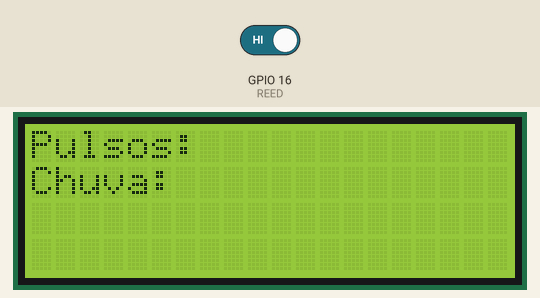
The sketch below on a simulated ESP32. Parts: 20×4 character LCD. Inputs (shaded band) come from the test bench; at power-on: GPIO 16 (REED) HIGH. WiFi joins after 1.5 s; servers stay silent unless stated; what the sketch prints to the serial monitor is not drawn.

Above: at 0.1 s.
At 2.7 s:
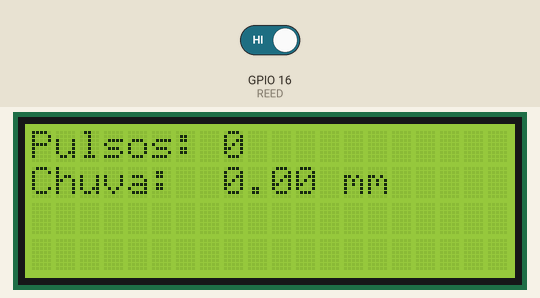
2.8 s: GPIO 16 (REED) driven LOW
At 4.8 s:
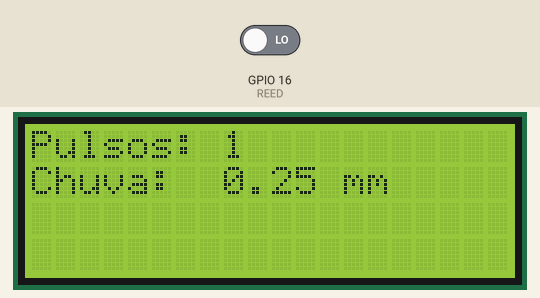
Timing chart, 0 to 6.3 s (numbered marks = the images above; inputs shaded):
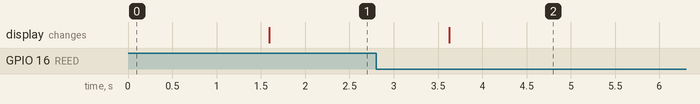

The sketch:

pluviometro_thingspeak.ino
```cpp
#include <WiFi.h>
#include <HTTPClient.h>
#include <LiquidCrystal_I2C.h>

// Configurações da rede Wi-Fi
const char* ssid = "loirinhoshibuya";
const char* password = "ilhadoqueijo";

// Configurações do ThingSpeak
const char* thingspeakHost = "api.thingspeak.com";
const unsigned long thingspeakChannelID = 2983679;
const char* thingspeakApiKey = "YAJ133RIM122UJAX";

// Inicialização do LCD (endereço I2C padrão)
LiquidCrystal_I2C lcd(0x27, 20, 4);

// Pino do Reed Switch
const int REED = 16;

// Variáveis de contagem de pulsos e tempo
volatile int REEDCOUNT = 0;
unsigned long lastSendTime = 0;
const long sendInterval = 60000; // Envia dados a cada 60 segundos

// Interrupção que conta pulsos do Reed Switch
void IRAM_ATTR handleReedInterrupt() {
  REEDCOUNT++;
}

void setup() {
  Serial.begin(115200);

  lcd.init();
  lcd.backlight();
  lcd.setCursor(0, 0);
  lcd.print("Pulsos: ");
  lcd.setCursor(0, 1);
  lcd.print("Chuva: ");

  // Conexão Wi-Fi
  WiFi.begin(ssid, password);
  while (WiFi.status() != WL_CONNECTED) {
    delay(500);
    Serial.print(".");
  }
  Serial.println("\nWi-Fi conectado!");
  Serial.print("IP: ");
  Serial.println(WiFi.localIP());

  pinMode(REED, INPUT_PULLUP);
  attachInterrupt(digitalPinToInterrupt(REED), handleReedInterrupt, FALLING);
}

void loop() {
  float chuva_mm = REEDCOUNT * 0.25;

  // Exibe no Serial Monitor
  Serial.printf("Pulsos: %d | Chuva: %.2f mm\n", REEDCOUNT, chuva_mm);

  // Exibe no LCD
  lcd.setCursor(8, 0);
  lcd.print(REEDCOUNT);
  lcd.print("   ");
  lcd.setCursor(8, 1);
  lcd.print(chuva_mm);
  lcd.print(" mm   ");

  // Envia dados ao ThingSpeak
  if (millis() - lastSendTime > sendInterval) {
    if (WiFi.status() == WL_CONNECTED) {
      HTTPClient http;
      String data = "api_key=" + String(thingspeakApiKey) +
                    "&field1=" + String(REEDCOUNT) +
                    "&field2=" + String(chuva_mm);

      http.begin("http://" + String(thingspeakHost) + "/update");
      http.addHeader("Content-Type", "application/x-www-form-urlencoded");
      int responseCode = http.POST(data);

      if (responseCode > 0) {
        Serial.printf("HTTP: %d\n", responseCode);
      } else {
        Serial.printf("Erro HTTP: %d\n", responseCode);
      }

      http.end();
    } else {
      Serial.println("Wi-Fi desconectado. Reconectando...");
      WiFi.reconnect();
    }

    lastSendTime = millis();
    REEDCOUNT = 0;
  }

  delay(1000);
}
```

Measured:
- after the input at 2.8 s, the display: changes after 0.83 s (image 2)
